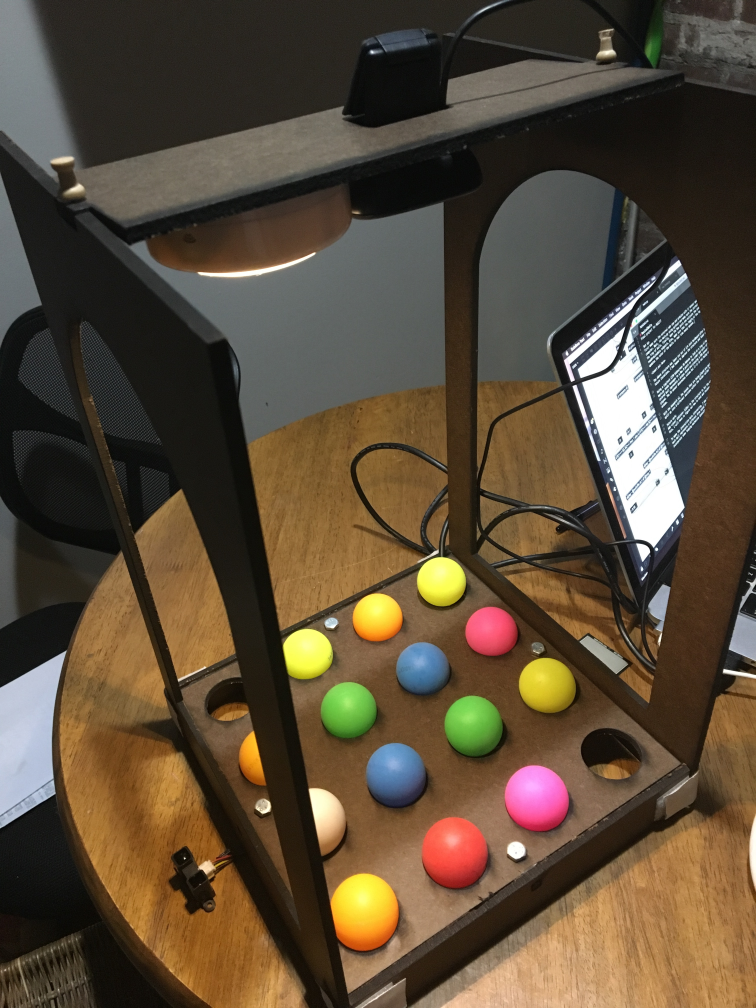
#> input picture images/structure_v1.JPG, 3024 x 4032 px, given in place of the camera (shown at 1/4 size)
$ python hsv_finder.py
#> lines starting #> are read from the running program, lines starting #| are printed output that depends on the picture; after the words box and inside, x2 and y2 are one past the last pixel; in counts of white or black regions, pixels touching at a corner belong together
import cv2
import imutils
import numpy as np


cap = cv2.VideoCapture(1)

def nothing(x):
    pass
# Creating a window for later use
cv2.namedWindow('result')

# Starting with 100's to prevent error while masking
h,s,v = 100,100,100

# Creating track bar
cv2.createTrackbar('h', 'result',0,179,nothing)
#> slider 'h' is set to 59
cv2.createTrackbar('s', 'result',0,255,nothing)
#> slider 's' is set to 85
cv2.createTrackbar('v', 'result',0,255,nothing)
#> slider 'v' is set to 85

while(1):

    _, frame = cap.read()
#> frame is the input picture: shape (4032, 3024, 3); mean B, G, R 56, 74.8, 89.9

    frame = imutils.resize(frame, width=600)
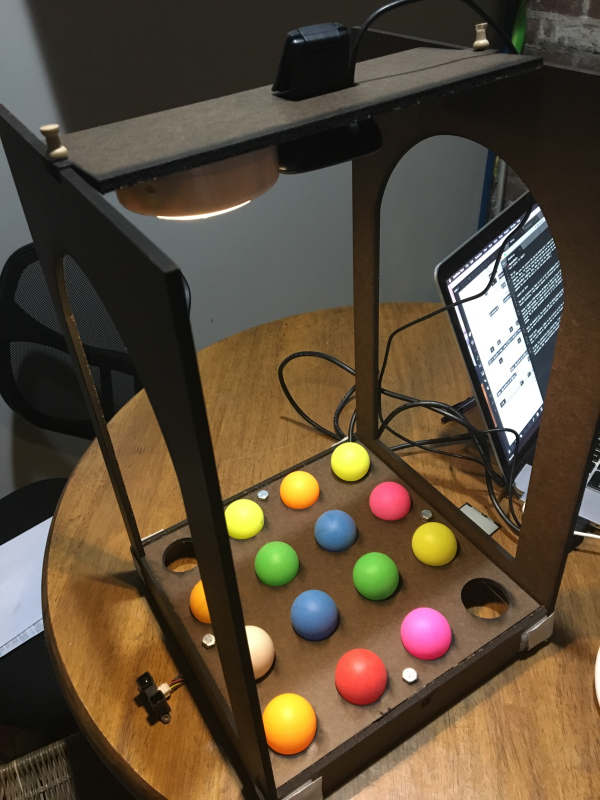
#> frame: shape (800, 600, 3); mean B, G, R 56, 74.8, 89.9

    #converting to HSV
    hsv = cv2.cvtColor(frame,cv2.COLOR_BGR2HSV)
#> hsv: shape (800, 600, 3); mean H, S, V 32.4, 95.1, 92.4

    # get info from track bar and appy to result
    h = cv2.getTrackbarPos('h','result')
    s = cv2.getTrackbarPos('s','result')
    v = cv2.getTrackbarPos('v','result')

    # Normal masking algorithm
    lower_blue = np.array([h,s,v])
    upper_blue = np.array([180,255,255])

    mask = cv2.inRange(hsv,lower_blue, upper_blue)
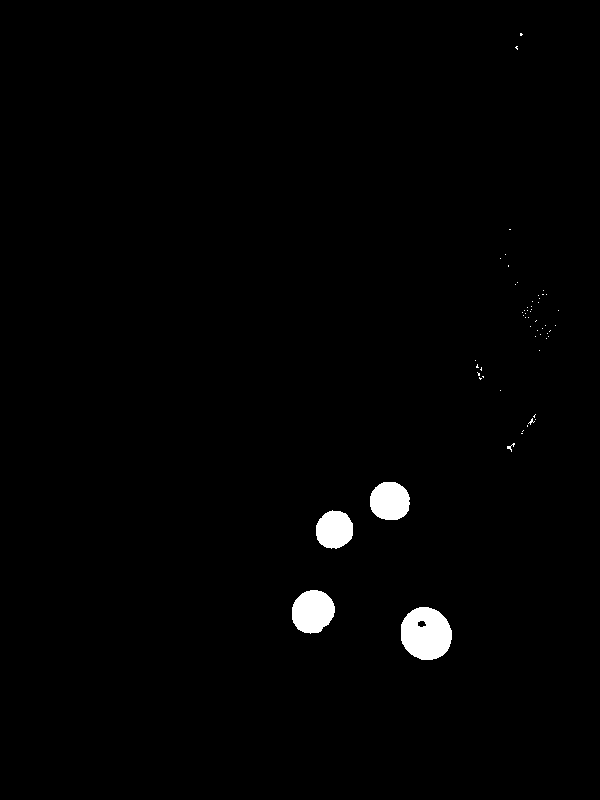
#> mask: shape (800, 600); 1.3% white; 58 white regions (53 under 20 px), largest, box (x1, y1, x2, y2) and area: (401, 607, 452, 660) 2107, (292, 590, 335, 634) 1454, (370, 482, 410, 520) 1240, (316, 510, 353, 549) 1127, (507, 443, 515, 452) 24

    result = cv2.bitwise_and(frame,frame,mask = mask)

    cv2.imshow('result',result)

    key = cv2.waitKey(1) & 0xFF
#> (key q is pressed here)
    # if the 'q' key is pressed, stop the loop
    if key == ord("q"):
        break

cap.release()

cv2.destroyAllWindows()
